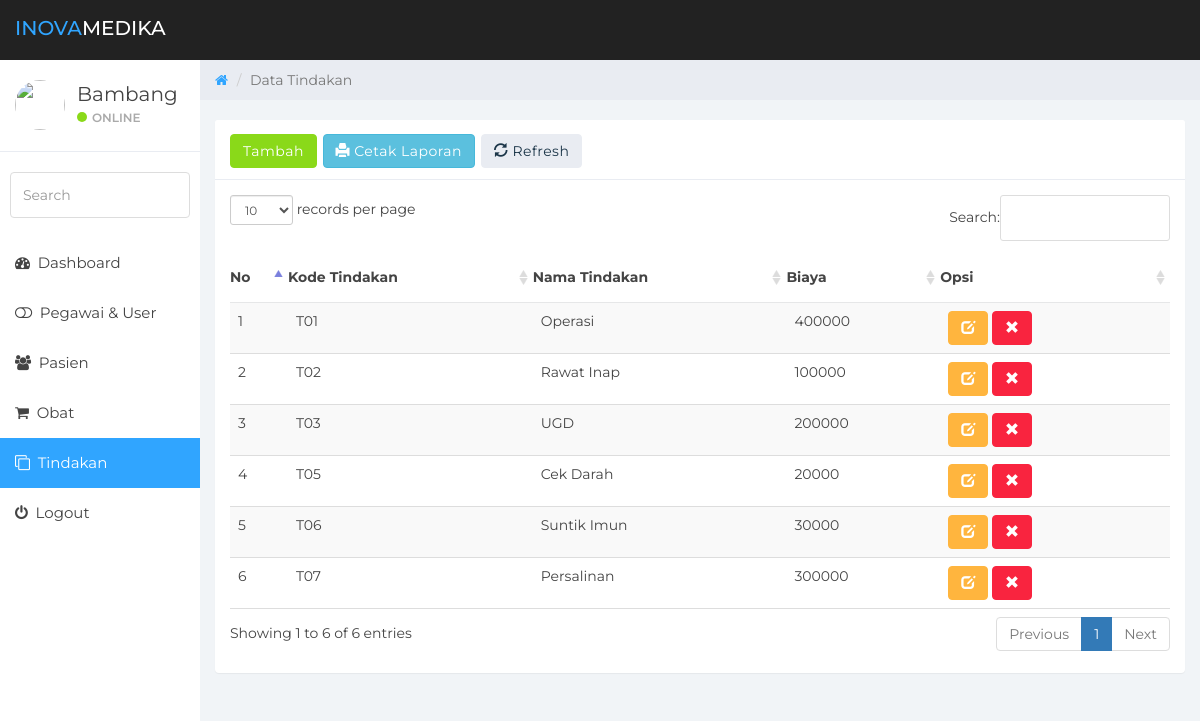
The app's page /users/admin/tindakan/index.php (signed in) with its own data.
### tables this page shows
CREATE TABLE IF NOT EXISTS `user` (
  `id` int(11) NOT NULL,
  `nip` int(20) NOT NULL,
  `password` varchar(30) NOT NULL,
  `level` enum('Admin','Operator') NOT NULL
);

CREATE TABLE IF NOT EXISTS `pegawai` (
  `id_krywn` int(11) NOT NULL,
  `nip` int(20) NOT NULL,
  `nama_krywn` varchar(50) NOT NULL,
  `gender_krywn` enum('Pria','Wanita') NOT NULL,
  `alamat_krywn` text NOT NULL
);

CREATE TABLE IF NOT EXISTS `tindakan` (
  `id_tdk` char(10) NOT NULL,
  `nama_tdk` varchar(30) NOT NULL,
  `biaya` int(11) NOT NULL
);

### users/admin/tindakan/index.php (the view, shortened to what this page needs)
<?php
$id = $_SESSION['admin'];
include'../../../config.php';
?>
<!DOCTYPE html>
<html>
<head>
<link href="../../../css/bootstrap.min.css" rel="stylesheet">
<link href="../../../css/datepicker3.css" rel="stylesheet">
<link href="../../../css/bootstrap-table.css" rel="stylesheet">
<link href="../../../aset/datatables/dataTables.bootstrap.css" rel="stylesheet">
<link href="../../../css/font-awesome.min.css" rel="stylesheet">
<link href="../../../css/styles.css" rel="stylesheet">
</head>
<body>
	<nav class="navbar navbar-custom navbar-fixed-top" role="navigation">
		<div class="container-fluid">
			<div class="navbar-header">
				<a class="navbar-brand" href="#"><span>Inova</span>Medika</a>
			</div>
		</div>
	</nav>
	<div id="sidebar-collapse" class="col-sm-3 col-lg-2 sidebar">
		<div class="profile-sidebar">
			<div class="profile-userpic">
				<img src="" class="img-responsive" alt="">
			</div>
<?php
$sql = $conn -> query("SELECT nama_krywn, nip FROM user JOIN pegawai USING(nip) WHERE nip = '$id'");
$nip = $sql -> fetch_array();
?>
			<div class="profile-usertitle">
				<div class="profile-usertitle-name"><?php echo $nip[0]; ?> </div>
				<div class="profile-usertitle-status"><span class="indicator label-success"></span>Online</div>
			</div>
		</div>
		<form role="search">
			<div class="form-group">
				<input type="text" class="form-control" placeholder="Search">
			</div>
		</form>
		<ul class="nav menu">
			<li><a href="../index.php"><em class="fa fa-dashboard">&nbsp;</em> Dashboard</a></li>
			<li><a href="../pegawai/"><em class="fa fa-toggle-off">&nbsp;</em> Pegawai & User</a></li>
			<li><a href="../pasien/"><em class="fa fa-users">&nbsp;</em> Pasien</a></li>
			<li><a href="../obat/"><em class="fa fa-shopping-cart">&nbsp;</em> Obat</a></li>
			<li class="active"><a href="#"><em class="fa fa-clone">&nbsp;</em> Tindakan</a></li>
			<li><a href="../../logout.php" onclick="return confirm('Yakin?')"><em class="fa fa-power-off">&nbsp;</em> Logout</a></li>
		</ul>
	</div>
	<div class="col-sm-9 col-sm-offset-3 col-lg-10 col-lg-offset-2 main">
		<div class="row">
			<ol class="breadcrumb">
				<li><a href="#">
					<em class="fa fa-home"></em>
				</a></li>
				<li class="active">Data Tindakan</li>
			</ol>
		</div>
		<div class="row">
			<div class="col-md-6">
			</div>
		</div>
		<div class="row">
			<div class="col-lg-12">
				<div class="panel panel-default">
					<div class="panel-heading">
                         <a id="pesan_sedia" class="btn btn-success" href="#" data-toggle="modal" data-target="#modalpesan2">Tambah</a>
                         <a class="btn btn-info" href="#">
                            <span class="glyphicon glyphicon-print"></span> Cetak Laporan
                         </a>
                         <a class="btn btn-default" href="index.php"><span class="glyphicon glyphicon-refresh"></span> Refresh</a>
                    </div>
					<div class="panel-body">
                         <table id="lookup" class="table table-striped" data-toggle="table" data-select-item-name="toolbar1">
                            <thead>
                            <tr>
                                <th>No</th>
						        <th>Kode Tindakan</th>
						        <th>Nama Tindakan</th>
								<th>Biaya</th>
                                <th>Opsi</th>
                            </tr>
                             </thead>
                             <tbody>
                               <?php
                                $no = 1;
                                $sql = $conn -> query("SELECT * FROM tindakan ORDER BY id_tdk");
                                while($data = $sql -> fetch_array()){ ?>
                            <tr>
                                <td> <?php echo $no++; ?> </td>
                                <td> <?php echo $data[0]; ?> </td>
                                <td> <?php echo $data[1]; ?> </td>
								<td> <?php echo $data[2]; ?> </td>
                                <td>
                                     <a class="btn btn-warning" href="index.php?id=<?php echo $data[0]; ?>"><span class="glyphicon glyphicon-edit"></span></a>
                                     <a class="btn btn-danger" href="tindakan_h.php?id=<?php echo $data[0]; ?>"><span class="glyphicon glyphicon-remove" onclick="return confirm('Hapus?')"></span></a>
                                </td>
                            </tr>
                            <?php } ?>
                                 </tbody>
                        </table>
						</div>
				</div>
			</div>
		</div>
	</div>
</body>
</html>

### records on screen
user: pegawai.nama_krywn "Bambang"
tindakan: id_tdk "T01", nama_tdk "Operasi", biaya "400000"
tindakan: id_tdk "T02", nama_tdk "Rawat Inap", biaya "100000"
tindakan: id_tdk "T03", nama_tdk "UGD", biaya "200000"
tindakan: id_tdk "T05", nama_tdk "Cek Darah", biaya "20000"
tindakan: id_tdk "T06", nama_tdk "Suntik Imun", biaya "30000"
tindakan: id_tdk "T07", nama_tdk "Persalinan", biaya "300000"
